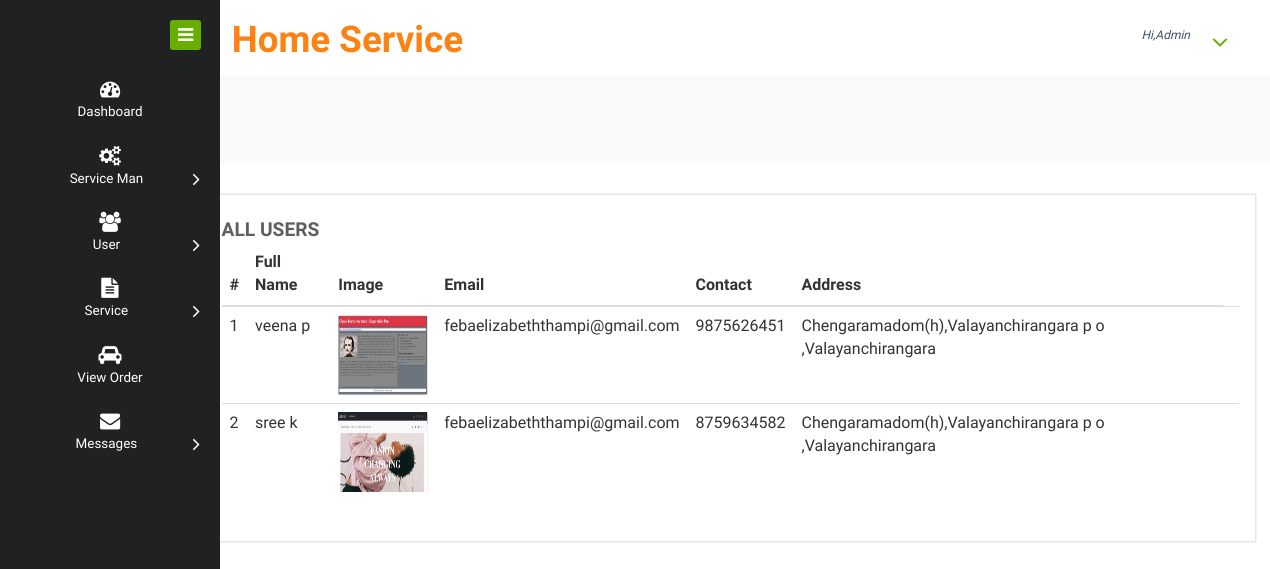
Page /all_users on the committed database.
### siteusers/models.py (models this page shows, shortened)
class House_Resident(models.Model):
    user = models.ForeignKey(CustomUser, on_delete=models.CASCADE, null=True)
    contact = models.CharField(max_length=100, null=True)
    address = models.CharField(max_length=100, null=True)
    image = models.FileField(null=True)

class CustomUser(AbstractUser):
    is_houseresident = models.BooleanField(default=False)
    is_flatresident = models.BooleanField(default=False)
    is_housemaid = models.BooleanField(default=False)
    is_superuser = models.BooleanField(default=False)

### siteusers/views.py (the view)
# urls.py: path('all_users', views.all_users, name='all_users'),
def all_users(request):
    flat_users = Flat_Resident.objects.all()
    house_users = House_Resident.objects.all()
    all_users = list(flat_users) + list(house_users)
    context = {
        'users': all_users
    }
    return render(request, 'all_users.html', context)

### templates/all_users.html (shortened to what this page needs)
{% extends 'admin_navigation.html' %}
{% load static %}
{% block body %}
<div class="chit-chat-layer1">
    <div class="col-md-12 chit-chat-layer1-left">
        <div class="work-progres">
            <div class="chit-chat-heading">
                All Users
            </div>
            <div class="table-responsive">
                <table class="table table-hover">
                    <thead>
                        <tr>
                            <th>#</th>
                            <th>Full Name</th>
                            <th>Image</th>
                            <th>Email</th>
                            <th>Contact</th>
                            <th>Address</th>
                        </tr>
                    </thead>
                    <tbody>
                        {% for user in users %}
                            {% if not user.user.is_staff %}
                                <tr>
                                    <td>{{ forloop.counter }}</td>
                                    <td>{{ user.user.username }} {{ user.user.last_name }}</td>
                                    <td><img src="{{ user.image.url }}" style="width:90px;height:80px" /></td>
                                    <td>{{ user.user.email }}</td>
                                    <td>{{ user.contact }}</td>
                                    <td>{{ user.address }}</td>
                                    <td></td>
                                </tr>
                            {% endif %}
                        {% endfor %}
                    </tbody>
                </table>
            </div>
        </div>
    </div>
</div>
{% endblock %}

### rows in the picture
House_Resident: user.username "veena", user.last_name "p", image (picture), user.email "febaelizabeththampi@gmail.com", contact "9875626451", address "Chengaramadom(h),Valayanchirangara p o ,Valayanchirangara"
House_Resident: user.username "sree", user.last_name "k", image (picture), user.email "febaelizabeththampi@gmail.com", contact "8759634582", address "Chengaramadom(h),Valayanchirangara p o ,Valayanchirangara"
